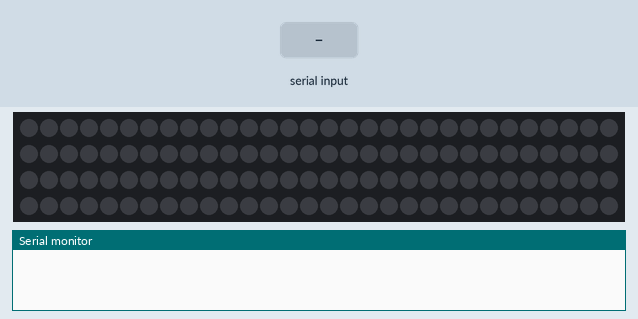
This sketch was run on a simulated Arduino Uno, built with avr-gcc and run on an emulated ATmega328P. On the bench: 120 RGB LEDs in strip order, left to right, continuing on the next row, the last lines printed to the serial monitor. The test bench sets the inputs (shaded band). Dim RGB values are drawn brighter than linear.

Above: at 1.2 s.
1.3 s: "START_FORWARD\n" received over Serial
3.3 s: "START_ALL\n" received over Serial
At 3.36 s:
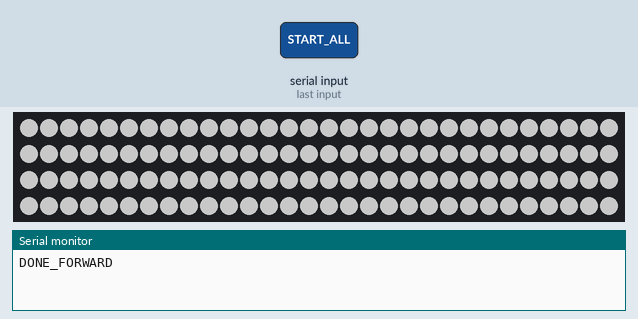
4.9 s: "START_REVERSE\n" received over Serial
At 5.8 s:
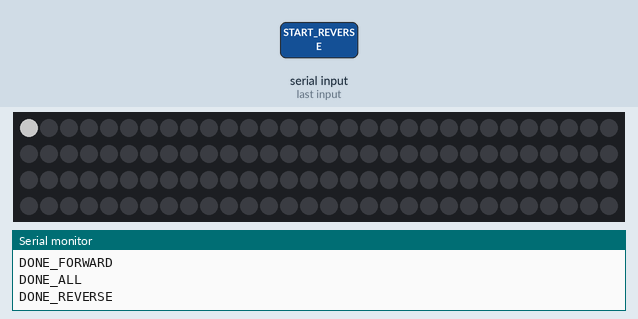
Timing chart, 0 to 7.9 s (numbered marks = the images above; inputs shaded):
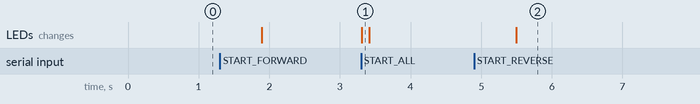

The sketch:

moving-led-light-client.ino
```cpp
#include <Adafruit_NeoPixel.h>

#define LED_PIN 15
#define LED_MAX_SIZE 120
#define LED_BRIGHTNESS 100

Adafruit_NeoPixel strip(LED_MAX_SIZE, LED_PIN, NEO_GRB + NEO_KHZ800);

uint32_t COLOR_BASE = strip.Color(255, 255, 255);
uint32_t COLOR_NONE = strip.Color(0, 0, 0);

void colorWipeForward(Adafruit_NeoPixel &strip){
  for(int i = 0; i < LED_MAX_SIZE; i++){
    if(i == 0){
        strip.setPixelColor(LED_MAX_SIZE-1, COLOR_NONE);
    }
    else{
        strip.setPixelColor(i-1, COLOR_NONE);
    }
    strip.setPixelColor(i, COLOR_BASE);
    strip.show();
  }
}

void colorWipeReverse(Adafruit_NeoPixel &strip){
  for(int i = LED_MAX_SIZE; i >= 0; i--){
    if(i == LED_MAX_SIZE-1){
      strip.setPixelColor(0, COLOR_NONE);
    }
    else{
      strip.setPixelColor(i+1, COLOR_NONE);
    }
    strip.setPixelColor(i, COLOR_BASE);
    strip.show();
  }
}

void colorWipeAll(Adafruit_NeoPixel &strip){
  for(int i = 0; i < LED_MAX_SIZE; i++){
    strip.setPixelColor(i, COLOR_BASE);
  }
  strip.show();
  delay(100);
  for(int i = 0; i < LED_MAX_SIZE; i++){
    strip.setPixelColor(i, COLOR_NONE);
  }
  strip.show();
  delay(100);
}

void colorWipeAllBlack(Adafruit_NeoPixel &strip){
  for(int i = 0; i < LED_MAX_SIZE; i++){
    strip.setPixelColor(i, COLOR_NONE);
  }
  strip.show();
}

void setup() {
  Serial.begin(115200);
  strip.begin();
  strip.setBrightness(LED_BRIGHTNESS);
  strip.show();
}

void loop() {
  if (Serial.available()) {
    String cmd = Serial.readStringUntil('\n');
    if (cmd == "START_FORWARD") {
      colorWipeForward(strip);
      Serial.println("DONE_FORWARD");
    }
    else if (cmd == "START_REVERSE") {
      colorWipeReverse(strip);
      Serial.println("DONE_REVERSE");
    }
    else if(cmd == "START_ALL"){
      colorWipeAll(strip);
      Serial.println("DONE_ALL");
    }
    else if(cmd == "START_CLOSE"){
      colorWipeAllBlack(strip);
      Serial.println("DONE_CLOSE");
    }
  }
}
```

Measured:
- after the input at 3.3 s, the LEDs: change at once (image 1)
- after the input at 4.9 s, the LEDs: change after 0.60 s (image 2)
